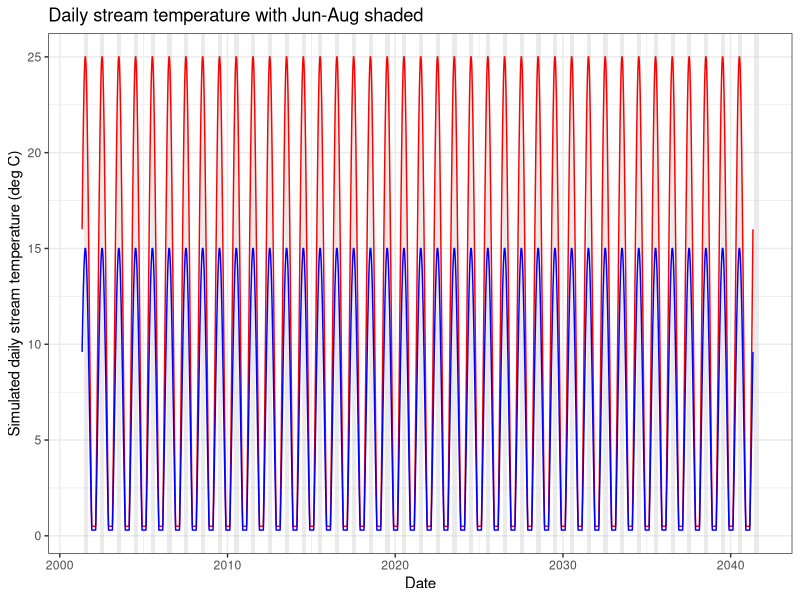
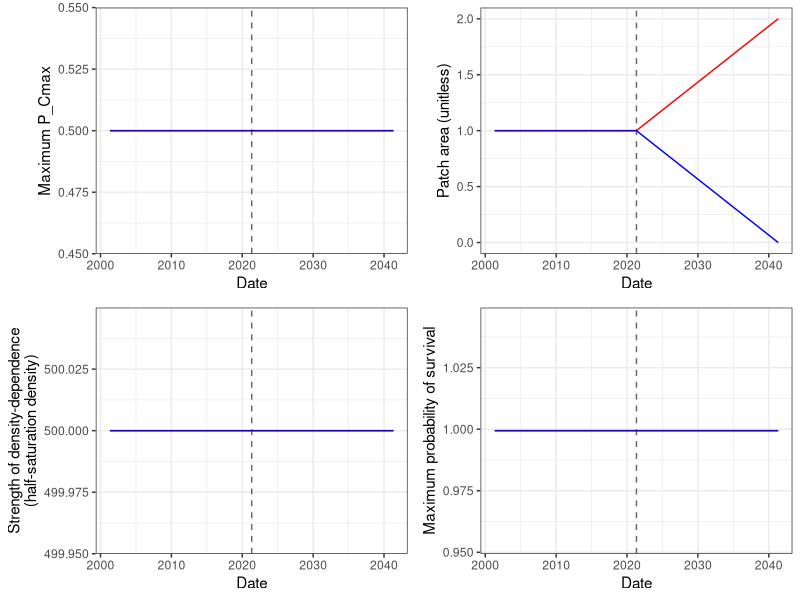

Here is the R script that generated these plots, in order:
## ---- chunk 1
library(tidyverse)
library(ggpubr)
library(egg)
## ---- chunk 2
nyears_burnin <- 20
nyears_experiment <- 20

mindate <- as.Date("2001-05-01")
maxdate <- mindate + years(nyears_burnin) + years(nyears_experiment)

dates <- seq(mindate, maxdate, by="day")
n <- length(dates)
doy <- as.numeric(format(dates, "%j")) # Day of year
## ---- chunk 3
# Set seed for reproducibility
set.seed(123)

# 2. Simulate Stream Temperature (Sine wave + Noise)
# Parameters: Midpoint, Amplitude, Offset
base_temp <- 11        # Average annual temperature
amplitude <- 14         # Seasonal fluctuation amplitude
# Peak temperature occurs late in the year (July/Aug)
stream_temp <- base_temp + amplitude * sin(2 * pi * (doy - 100) / 365)

# 3. Add random noise (daily weather variation)
noise <- rnorm(n, mean = 0, sd = 0) # no variation for simplicity
simulated_temp <- stream_temp + noise

# 4. Force values near 0 to small postive, max = 25
simulated_temp[simulated_temp < 0.5] <- 0.5
simulated_temp[simulated_temp > 25] <- 25

# 4. Simulate cold regime using a multiplier
simulated_temp_cold <- simulated_temp*0.6

# 4. Create Data Frame
habitat_df <- tibble(date = dates, 
                     doy = doy, 
                     dayofsim = 1:length(dates),
                     temp_warm = round(simulated_temp, digits = 1), 
                     temp_cold = round(simulated_temp_cold, digits = 1))

# 5. Plot the simulation
summer_shading <- data.frame(
  xmin = as.Date(paste0(unique(format(habitat_df$date, "%Y")), "-06-01")),
  xmax = as.Date(paste0(unique(format(habitat_df$date, "%Y")), "-08-31")),
  ymin = -Inf, ymax = Inf
)

habitat_df %>% ggplot() +
  geom_rect(data = summer_shading,
            aes(xmin = xmin, xmax = xmax, ymin = ymin, ymax = ymax),
            fill = "grey", alpha = 0.3, inherit.aes = FALSE) +
  geom_line(aes(x = date, y = temp_warm), color = "red") +
  geom_line(aes(x = date, y = temp_cold), color = "blue") +
  theme_bw() + 
  xlab("Date") + 
  ylab("Simulated daily stream temperature (deg C)") + 
  labs(title = "Daily stream temperature with Jun-Aug shaded")


# function to retrieve water temperature in patch = patch and at doy/time = t
get_patchtemp <- function(t, patch) {
  if (patch == "warm") {
    habitat_df$temp_warm[habitat_df$dayofsim == t]
  } else {
    habitat_df$temp_cold[habitat_df$dayofsim == t]
  }
}
## ---- chunk 4
# --- Maximum proportion of maximum consumption ---
pcmax_warm_val <- 0.5
pcmax_cold_val <- 0.5

# --- Patch area (arbitrary units; keep at 1.0 to preserve default behaviour) ---
A_warm_val <- 1.0
A_cold_val <- 1.0

# --- Half-saturation density for hyperbolic ration reduction ---
# Competitor density (fish per unit area) at which ration is halved
K_warm_val <- 500
K_cold_val <- 500

# --- Maximum daily survival probability (size-based survival ceiling) ---
S_max_warm_val <- 0.9994
S_max_cold_val <- 0.9994

# Append as time-invariant columns (replace with time-varying vectors to simulate change)
habitat_df <- habitat_df %>%
  mutate(
    pcmax_warm = pcmax_warm_val,
    pcmax_cold = pcmax_cold_val,
    A_warm     = A_warm_val,
    A_cold     = A_cold_val,
    K_warm     = K_warm_val,
    K_cold     = K_cold_val,
    S_max_warm = S_max_warm_val,
    S_max_cold = S_max_cold_val
  )
## ---- chunk 5
# First row of the experiment period
exp_start_date <- mindate + lubridate::years(nyears_burnin)
d_exp_start    <- which(habitat_df$date == exp_start_date)

# --- Target values for each parameter (NA = no change) ---
pcmax_warm_target  <- NA
pcmax_cold_target  <- NA
A_warm_target      <- 2
A_cold_target      <- 0
K_warm_target      <- NA
K_cold_target      <- NA
S_max_warm_target  <- NA
S_max_cold_target  <- NA

# --- Transition: 0 = step change; > 0 = linear ramp over this many years ---
ramp_years <- nyears_experiment

# Linearly ramps col from its end-of-burn-in value to target_val over ramp_yrs years,
# then holds target_val for the remainder of the experiment period.
apply_ramp <- function(col, d_start, target_val, ramp_yrs) {
  baseline  <- col[d_start - 1]
  n_ramp    <- max(round(ramp_yrs * 365.25), 1)  # min 1 to avoid /0
  exp_idx   <- d_start:length(col)
  ramp_frac <- pmin(seq_along(exp_idx) / n_ramp, 1)
  col[exp_idx] <- baseline + (target_val - baseline) * ramp_frac
  col
}

params_to_change <- list(
  pcmax_warm = pcmax_warm_target,
  pcmax_cold = pcmax_cold_target,
  A_warm     = A_warm_target,
  A_cold     = A_cold_target,
  K_warm     = K_warm_target,
  K_cold     = K_cold_target,
  S_max_warm = S_max_warm_target,
  S_max_cold = S_max_cold_target
)

for (param in names(params_to_change)) {
  target <- params_to_change[[param]]
  if (!is.na(target)) {
    habitat_df[[param]] <- apply_ramp(habitat_df[[param]], d_exp_start, target, ramp_years)
  }
}
## ---- chunk 6
p1 <- habitat_df %>% ggplot() +
  geom_vline(xintercept = exp_start_date, linetype = "dashed", color = "grey40") +
  geom_line(aes(x = date, y = pcmax_warm), color = "red") +
  geom_line(aes(x = date, y = pcmax_cold), color = "blue") +
  theme_bw() +
  xlab("Date") +
  ylab("Maximum P_Cmax")

p2 <- habitat_df %>% ggplot() +
  geom_vline(xintercept = exp_start_date, linetype = "dashed", color = "grey40") +
  geom_line(aes(x = date, y = A_warm), color = "red") +
  geom_line(aes(x = date, y = A_cold), color = "blue") +
  theme_bw() +
  xlab("Date") +
  ylab("Patch area (unitless)")

p3 <- habitat_df %>% ggplot() +
  geom_vline(xintercept = exp_start_date, linetype = "dashed", color = "grey40") +
  geom_line(aes(x = date, y = K_warm), color = "red") +
  geom_line(aes(x = date, y = K_cold), color = "blue") +
  theme_bw() +
  xlab("Date") +
  ylab("Strength of density-dependence\n(half-saturation density)")

p4 <- habitat_df %>% ggplot() +
  geom_vline(xintercept = exp_start_date, linetype = "dashed", color = "grey40") +
  geom_line(aes(x = date, y = S_max_warm), color = "red") +
  geom_line(aes(x = date, y = S_max_cold), color = "blue") +
  theme_bw() +
  xlab("Date") +
  ylab("Maximum probability of survival")

egg::ggarrange(p1, p2, p3, p4, nrow = 2, ncol = 2)
## ---- chunk 7
str(habitat_df)
head(habitat_df)
